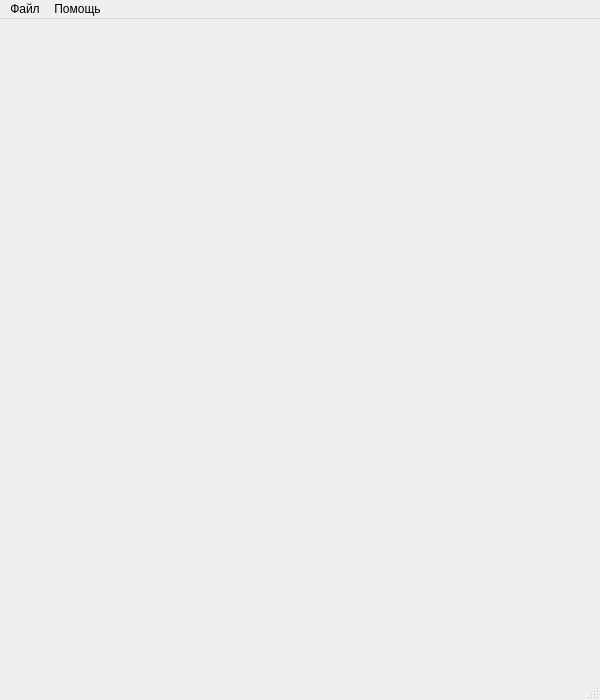
<?xml version="1.0" encoding="UTF-8"?>
<ui version="4.0">
    <class>MainWindow</class>
    <widget class="QMainWindow" name="MainWindow">
        <property name="geometry">
            <rect>
                <x>0</x>
                <y>0</y>
                <width>600</width>
                <height>700</height>
            </rect>
        </property>
        <property name="windowTitle">
            <string>Тетрис</string>
        </property>
        <property name="dockOptions">
            <set>QMainWindow::AllowTabbedDocks|QMainWindow::AnimatedDocks</set>
        </property>
        <widget class="QWidget" name="centralwidget"/>
        <widget class="QMenuBar" name="menubar">
            <property name="geometry">
                <rect>
                    <x>0</x>
                    <y>0</y>
                    <width>600</width>
                    <height>21</height>
                </rect>
            </property>
            <widget class="QMenu" name="menuFile">
                <property name="title">
                    <string>Файл</string>
                </property>
                <addaction name="menuExitAction"/>
            </widget>
            <widget class="QMenu" name="menuHelp">
                <property name="title">
                    <string>Помощь</string>
                </property>
                <addaction name="menuAboutProgramAction"/>
            </widget>
            <addaction name="menuFile"/>
            <addaction name="menuHelp"/>
        </widget>
        <widget class="QStatusBar" name="statusbar"/>
        <action name="menuExitAction">
            <property name="text">
                <string>Выход</string>
            </property>
        </action>
        <action name="menuAboutProgramAction">
            <property name="text">
                <string>О программе</string>
            </property>
        </action>
    </widget>
    <resources/>
    <connections/>
</ui>
